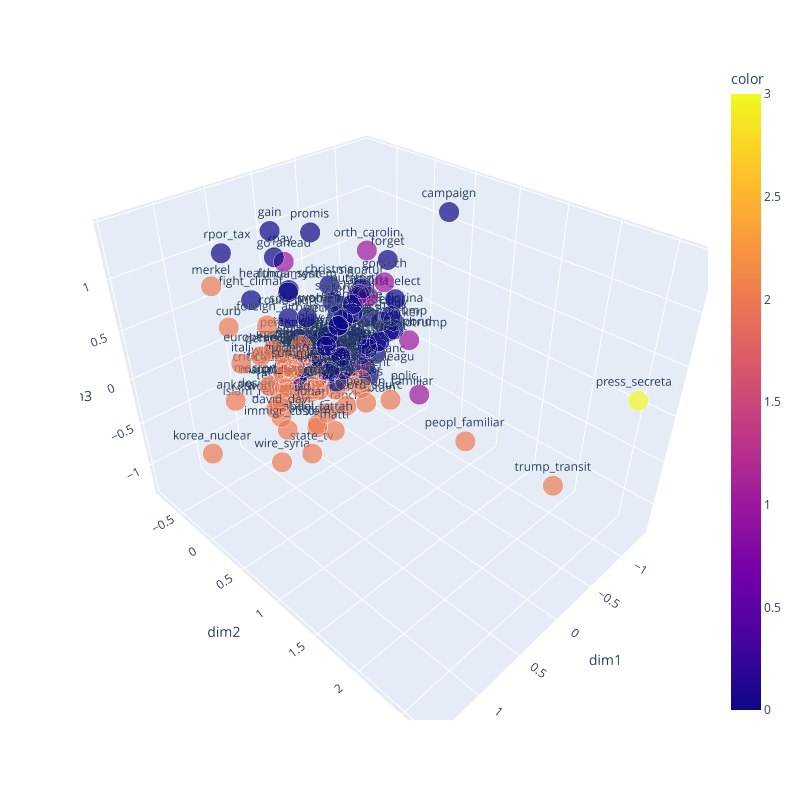

Notebook code cell kept with this figure:
### Code cell
new_feat = reduceDim(feat,method='PCA',dim = 20)
d3_feat = reduceDim(feat,method='PCA',dim = 3)
word_df = pd.DataFrame({
    "word":sample_words,
    "color":cluster(new_feat,n=4),
    "dim1":d3_feat[:,0],
    "dim2":d3_feat[:,1],
    "dim3":d3_feat[:,2],

})
plotScatter3D(word_df)

### Figure 1 — Plotly figure (JSON) as saved in the notebook; plotly's stock layout.template omitted (floating-point values rounded to 4 significant figures; data arrays with more than 128 entries replaced by an {"elided": "..."} marker saying what was removed)
{"data": [{"hovertemplate": "dim1=%{x}<br>dim2=%{y}<br>dim3=%{z}<br>size=%{marker.size}<br>word=%{text}<br>color=%{marker.color}<extra></extra>", "legendgroup": "", "marker": {"color": {"elided": "150 int values"}, "coloraxis": "coloraxis", "size": {"elided": "150 float values"}, "sizemode": "area", "sizeref": 0.00125, "symbol": "circle"}, "mode": "markers+text", "name": "", "scene": "scene", "showlegend": false, "text": {"elided": "150 str values"}, "type": "scatter3d", "x": {"elided": "150 float values"}, "y": {"elided": "150 float values"}, "z": {"elided": "150 float values"}}], "layout": {"coloraxis": {"colorbar": {"title": {"text": "color"}}, "colorscale": [[0, "#0d0887"], [0.1111, "#46039f"], [0.2222, "#7201a8"], [0.3333, "#9c179e"], [0.4444, "#bd3786"], [0.5556, "#d8576b"], [0.6667, "#ed7953"], [0.7778, "#fb9f3a"], [0.8889, "#fdca26"], [1, "#f0f921"]]}, "height": 800, "legend": {"itemsizing": "constant", "tracegroupgap": 0}, "margin": {"t": 60}, "scene": {"domain": {"x": [0, 1], "y": [0, 1]}, "xaxis": {"title": {"text": "dim1"}}, "yaxis": {"title": {"text": "dim2"}}, "zaxis": {"title": {"text": "dim3"}}}, "width": 800}}
